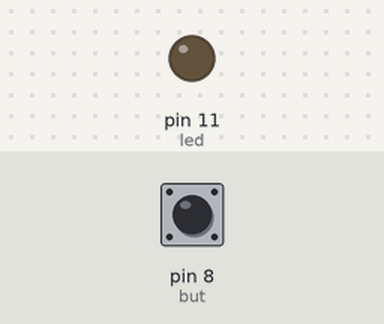
The sketch below on a simulated Arduino Uno, built with avr-gcc and run on an emulated ATmega328P. Parts: output pins drawn as LEDs (lit = HIGH). Dashed ring = blinking. The inputs (shaded band) are chosen by the test bench; at power-on: pin 8 (but) LOW.

Above: at 1.2 s.
1.3 s: pin 8 (but) pulled HIGH for 1 s
At 1.55 s:
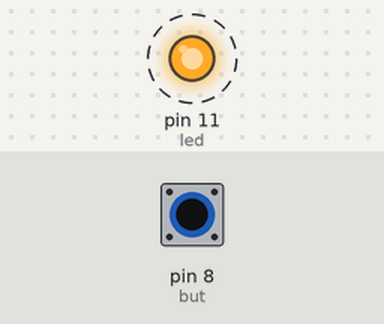
4.3 s: pin 8 (but) pulled HIGH for 3.2 s
At 8.6 s:
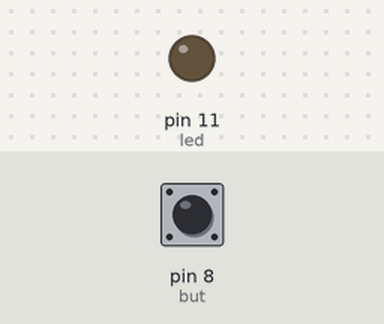
Timing chart, 0 to 10.1 s (numbered marks = the images above; inputs shaded):
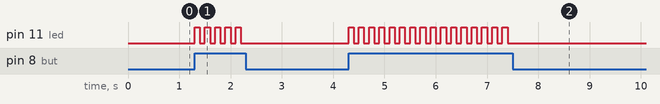

Measured:
- after the input at 1.3 s, pin 11 (led): alternates HIGH for 0.10 s and LOW for 0.10 s, 10 changes in all, then stays LOW, starting at once
- after the input at 4.3 s, pin 11 (led): alternates HIGH for 0.10 s and LOW for 0.10 s, 32 changes in all, then stays LOW, starting at once

The sketch:

button.ino
```cpp
int led =11 ;
int but = 8;
int n =0;
void setup() {
  // put your setup code here, to run once:

pinMode(led,OUTPUT);
pinMode(but,INPUT);

}

void loop() {
  while(true){
  if(digitalRead(but)==HIGH){
    n++;
  }
  if(n%2==0){
    digitalWrite(led,LOW);
  }
  else{

    digitalWrite(led,HIGH);
  }

  delay(100);
  }
  // put your main code here, to run repeatedly:

}
```
